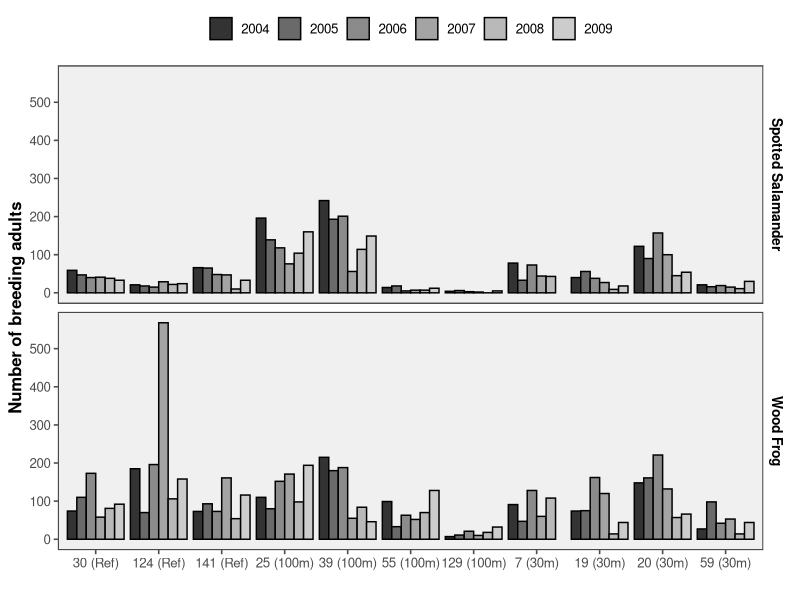

This chart was generated by the following R code:
##### Lecture 8: Loading in Data
##### 26 January 2023
##### LVA

### Create and save a dataset:
### write.table(x=varName, file="outputFileName.csv", header=TRUE, sep=",") 


#### These functions read in a data set
### read.table(file="path/to/data.csv", header=TRUE, sep = ",")
### read.csv(file="data.csv", header=T)

#### Use RDS object when only working in R
## helpful with large datasets
## saveRDS(my_data, file="FileName.RDS")
## readRDS("FileName.RDS")
## p <- readRDS("FileName.RDS")

### Long vs Wide data formats
### wide format = contains values that do not repeat in the ID column
### long format = contains values that DO repeat in the ID column

library(tidyverse)
glimpse(billboard)
b1 <- billboard %>%
  pivot_longer(
    cols = starts_with("wk"), #specify which columns you want to make 'longer'
    names_to = "Week", #name of new column which will contain the header names
    values_to = "Rank", #name of new column which will contain the values
    values_drop_na= TRUE #removes any rows where the value = NA
  )
View(b1) ## rmarkdown does NOT like this - remove if knitting

### pivot_wider
### best for making occupancy matrix
glimpse(fish_encounters)
View(fish_encounters)

fish_encounters %>%
  pivot_wider(names_from = station,#which column you want to turn into multiple columns
              values_from= seen) #which column contains the values for new new column cells

fish_encounters %>%
  pivot_wider(names_from = station,#which column you want to turn into multiple columns
              values_from= seen,
              values_fill= 0) #fills NAs with 0s

##### Dryad: makes research data freely reusable, citable, and discoverable

## read.table()
dryadData <- read.table(file="Data/veysey-babbitt_data_amphibians.csv", header=TRUE, sep= ",")
glimpse(dryadData)
head(dryadData)
table(dryadData$species) ### allows you to see different groups of character column
summary(dryadData$mean.hydro)

str(dryadData$species)
dryadData$species<-factor(dryadData$species, labels=c("Spotted Salamander", "Wood Frog")) #creating 'labels' to use for the plot
str(dryadData$species)

class(dryadData$treatment)

dryadData$treatment <- factor(dryadData$treatment, 
                              levels=c("Reference",
                                       "100m", "30m"))

library(ggthemes)
p<- ggplot(data=dryadData, 
           aes(x=interaction(wetland, treatment), #group treatment and wetland
               y=count.total.adults, fill=factor(year))) + geom_bar(position="dodge", stat="identity", color="black") +
  ylab("Number of breeding adults") +
  xlab("") +
  scale_y_continuous(breaks = c(0,100,200,300,400,500)) + ##y axis should be broken up by 100s
  scale_x_discrete(labels=c("30 (Ref)", "124 (Ref)", "141 (Ref)", "25 (100m)","39 (100m)","55 (100m)","129 (100m)", "7 (30m)","19 (30m)","20 (30m)","59 (30m)")) +
  facet_wrap(~species, nrow=2, strip.position="right") +
  theme_few() + scale_fill_grey() + 
  theme(panel.background = element_rect(fill = 'gray94', color = 'black'), legend.position="top",  legend.title= element_blank(), axis.title.y = element_text(size=12, face="bold", colour = "black"), strip.text.y = element_text(size = 10, face="bold", colour = "black")) + 
  guides(fill=guide_legend(nrow=1,byrow=TRUE)) 

p





